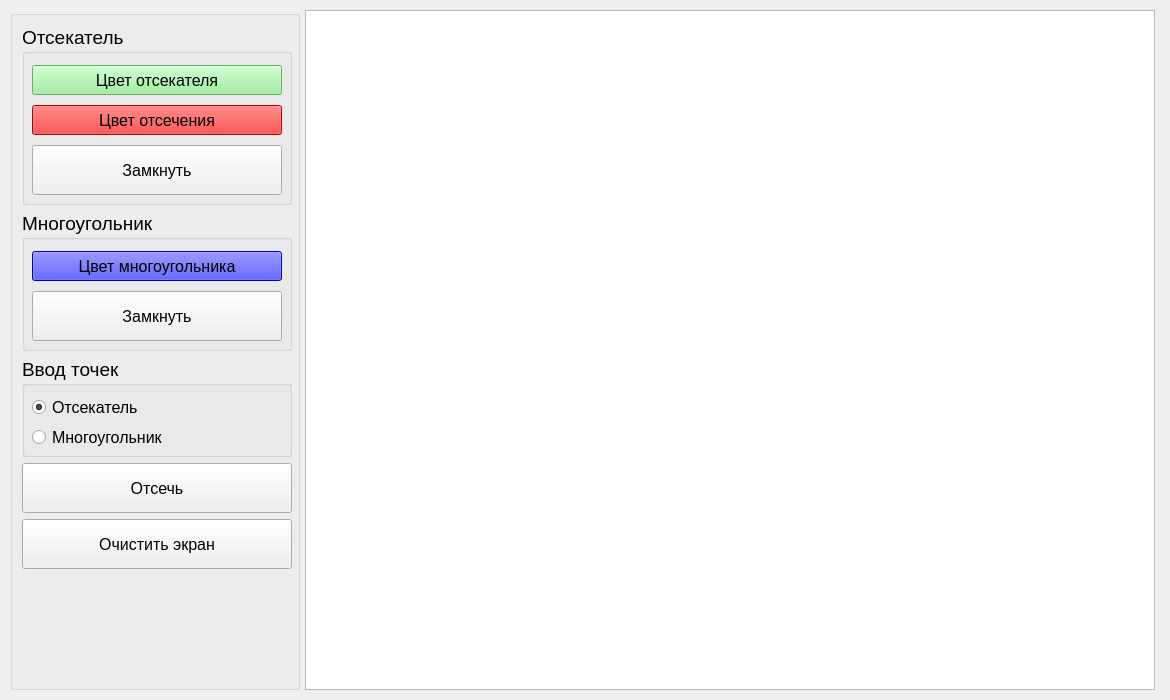
<?xml version="1.0" encoding="UTF-8"?>
<ui version="4.0">
 <class>MainWindow</class>
 <widget class="QMainWindow" name="MainWindow">
  <property name="enabled">
   <bool>true</bool>
  </property>
  <property name="geometry">
   <rect>
    <x>0</x>
    <y>0</y>
    <width>1170</width>
    <height>700</height>
   </rect>
  </property>
  <property name="minimumSize">
   <size>
    <width>1170</width>
    <height>700</height>
   </size>
  </property>
  <property name="maximumSize">
   <size>
    <width>1170</width>
    <height>700</height>
   </size>
  </property>
  <property name="windowTitle">
   <string>Лабораторная работа №9</string>
  </property>
  <property name="statusTip">
   <string/>
  </property>
  <property name="animated">
   <bool>true</bool>
  </property>
  <property name="tabShape">
   <enum>QTabWidget::Rounded</enum>
  </property>
  <property name="dockOptions">
   <set>QMainWindow::AllowTabbedDocks|QMainWindow::AnimatedDocks</set>
  </property>
  <widget class="QWidget" name="centralwidget">
   <widget class="QGraphicsView" name="graphicsView">
    <property name="geometry">
     <rect>
      <x>305</x>
      <y>10</y>
      <width>850</width>
      <height>680</height>
     </rect>
    </property>
    <property name="sizePolicy">
     <sizepolicy hsizetype="Preferred" vsizetype="Preferred">
      <horstretch>0</horstretch>
      <verstretch>0</verstretch>
     </sizepolicy>
    </property>
    <property name="minimumSize">
     <size>
      <width>850</width>
      <height>680</height>
     </size>
    </property>
    <property name="maximumSize">
     <size>
      <width>850</width>
      <height>680</height>
     </size>
    </property>
    <property name="font">
     <font>
      <family>MS Shell Dlg 2</family>
     </font>
    </property>
    <property name="verticalScrollBarPolicy">
     <enum>Qt::ScrollBarAlwaysOff</enum>
    </property>
    <property name="horizontalScrollBarPolicy">
     <enum>Qt::ScrollBarAlwaysOff</enum>
    </property>
   </widget>
   <widget class="QGroupBox" name="groupBox_3">
    <property name="geometry">
     <rect>
      <x>10</x>
      <y>10</y>
      <width>290</width>
      <height>680</height>
     </rect>
    </property>
    <property name="title">
     <string/>
    </property>
    <layout class="QVBoxLayout" name="verticalLayout">
     <item>
      <widget class="QGroupBox" name="groupBox">
       <property name="sizePolicy">
        <sizepolicy hsizetype="Preferred" vsizetype="Preferred">
         <horstretch>0</horstretch>
         <verstretch>0</verstretch>
        </sizepolicy>
       </property>
       <property name="minimumSize">
        <size>
         <width>270</width>
         <height>180</height>
        </size>
       </property>
       <property name="maximumSize">
        <size>
         <width>270</width>
         <height>180</height>
        </size>
       </property>
       <property name="font">
        <font>
         <pointsize>14</pointsize>
        </font>
       </property>
       <property name="title">
        <string>Отсекатель</string>
       </property>
       <widget class="QPushButton" name="cutter_color">
        <property name="geometry">
         <rect>
          <x>10</x>
          <y>40</y>
          <width>250</width>
          <height>30</height>
         </rect>
        </property>
        <property name="font">
         <font>
          <pointsize>12</pointsize>
         </font>
        </property>
        <property name="styleSheet">
         <string notr="true">background-color:lightgreen</string>
        </property>
        <property name="text">
         <string>Цвет отсекателя</string>
        </property>
       </widget>
       <widget class="QPushButton" name="cut_line_color">
        <property name="geometry">
         <rect>
          <x>10</x>
          <y>80</y>
          <width>250</width>
          <height>30</height>
         </rect>
        </property>
        <property name="font">
         <font>
          <pointsize>12</pointsize>
         </font>
        </property>
        <property name="styleSheet">
         <string notr="true">background-color:red</string>
        </property>
        <property name="text">
         <string>Цвет отсечения</string>
        </property>
       </widget>
       <widget class="QPushButton" name="close_cutter">
        <property name="geometry">
         <rect>
          <x>10</x>
          <y>120</y>
          <width>250</width>
          <height>50</height>
         </rect>
        </property>
        <property name="font">
         <font>
          <pointsize>12</pointsize>
         </font>
        </property>
        <property name="text">
         <string>Замкнуть</string>
        </property>
       </widget>
      </widget>
     </item>
     <item>
      <widget class="QGroupBox" name="groupBox_2">
       <property name="minimumSize">
        <size>
         <width>270</width>
         <height>140</height>
        </size>
       </property>
       <property name="maximumSize">
        <size>
         <width>270</width>
         <height>140</height>
        </size>
       </property>
       <property name="font">
        <font>
         <pointsize>14</pointsize>
        </font>
       </property>
       <property name="title">
        <string>Многоугольник</string>
       </property>
       <widget class="QPushButton" name="polygon_color">
        <property name="geometry">
         <rect>
          <x>10</x>
          <y>40</y>
          <width>250</width>
          <height>30</height>
         </rect>
        </property>
        <property name="font">
         <font>
          <pointsize>12</pointsize>
         </font>
        </property>
        <property name="styleSheet">
         <string notr="true">background-color:blue</string>
        </property>
        <property name="text">
         <string>Цвет многоугольника</string>
        </property>
       </widget>
       <widget class="QPushButton" name="close_polygon">
        <property name="geometry">
         <rect>
          <x>10</x>
          <y>80</y>
          <width>250</width>
          <height>50</height>
         </rect>
        </property>
        <property name="font">
         <font>
          <pointsize>12</pointsize>
         </font>
        </property>
        <property name="text">
         <string>Замкнуть</string>
        </property>
       </widget>
      </widget>
     </item>
     <item>
      <widget class="QGroupBox" name="groupBox_4">
       <property name="minimumSize">
        <size>
         <width>270</width>
         <height>100</height>
        </size>
       </property>
       <property name="maximumSize">
        <size>
         <width>270</width>
         <height>100</height>
        </size>
       </property>
       <property name="font">
        <font>
         <pointsize>14</pointsize>
        </font>
       </property>
       <property name="title">
        <string>Ввод точек</string>
       </property>
       <widget class="QRadioButton" name="draw_cutter">
        <property name="geometry">
         <rect>
          <x>10</x>
          <y>40</y>
          <width>250</width>
          <height>20</height>
         </rect>
        </property>
        <property name="font">
         <font>
          <pointsize>12</pointsize>
         </font>
        </property>
        <property name="text">
         <string>Отсекатель</string>
        </property>
        <property name="checked">
         <bool>true</bool>
        </property>
       </widget>
       <widget class="QRadioButton" name="draw_polygon">
        <property name="geometry">
         <rect>
          <x>10</x>
          <y>70</y>
          <width>250</width>
          <height>20</height>
         </rect>
        </property>
        <property name="font">
         <font>
          <pointsize>12</pointsize>
         </font>
        </property>
        <property name="text">
         <string>Многоугольник</string>
        </property>
        <property name="checked">
         <bool>false</bool>
        </property>
       </widget>
      </widget>
     </item>
     <item>
      <widget class="QPushButton" name="cut_lines">
       <property name="minimumSize">
        <size>
         <width>270</width>
         <height>50</height>
        </size>
       </property>
       <property name="maximumSize">
        <size>
         <width>270</width>
         <height>50</height>
        </size>
       </property>
       <property name="font">
        <font>
         <pointsize>12</pointsize>
        </font>
       </property>
       <property name="text">
        <string>Отсечь</string>
       </property>
      </widget>
     </item>
     <item>
      <widget class="QPushButton" name="clear_screen">
       <property name="minimumSize">
        <size>
         <width>270</width>
         <height>50</height>
        </size>
       </property>
       <property name="maximumSize">
        <size>
         <width>270</width>
         <height>50</height>
        </size>
       </property>
       <property name="font">
        <font>
         <pointsize>12</pointsize>
        </font>
       </property>
       <property name="text">
        <string>Очистить экран</string>
       </property>
      </widget>
     </item>
     <item>
      <spacer name="verticalSpacer">
       <property name="orientation">
        <enum>Qt::Vertical</enum>
       </property>
       <property name="sizeHint" stdset="0">
        <size>
         <width>20</width>
         <height>100</height>
        </size>
       </property>
      </spacer>
     </item>
    </layout>
   </widget>
  </widget>
 </widget>
 <tabstops>
  <tabstop>close_cutter</tabstop>
  <tabstop>cut_line_color</tabstop>
  <tabstop>cutter_color</tabstop>
  <tabstop>cut_lines</tabstop>
  <tabstop>clear_screen</tabstop>
  <tabstop>graphicsView</tabstop>
 </tabstops>
 <resources/>
 <connections/>
</ui>
